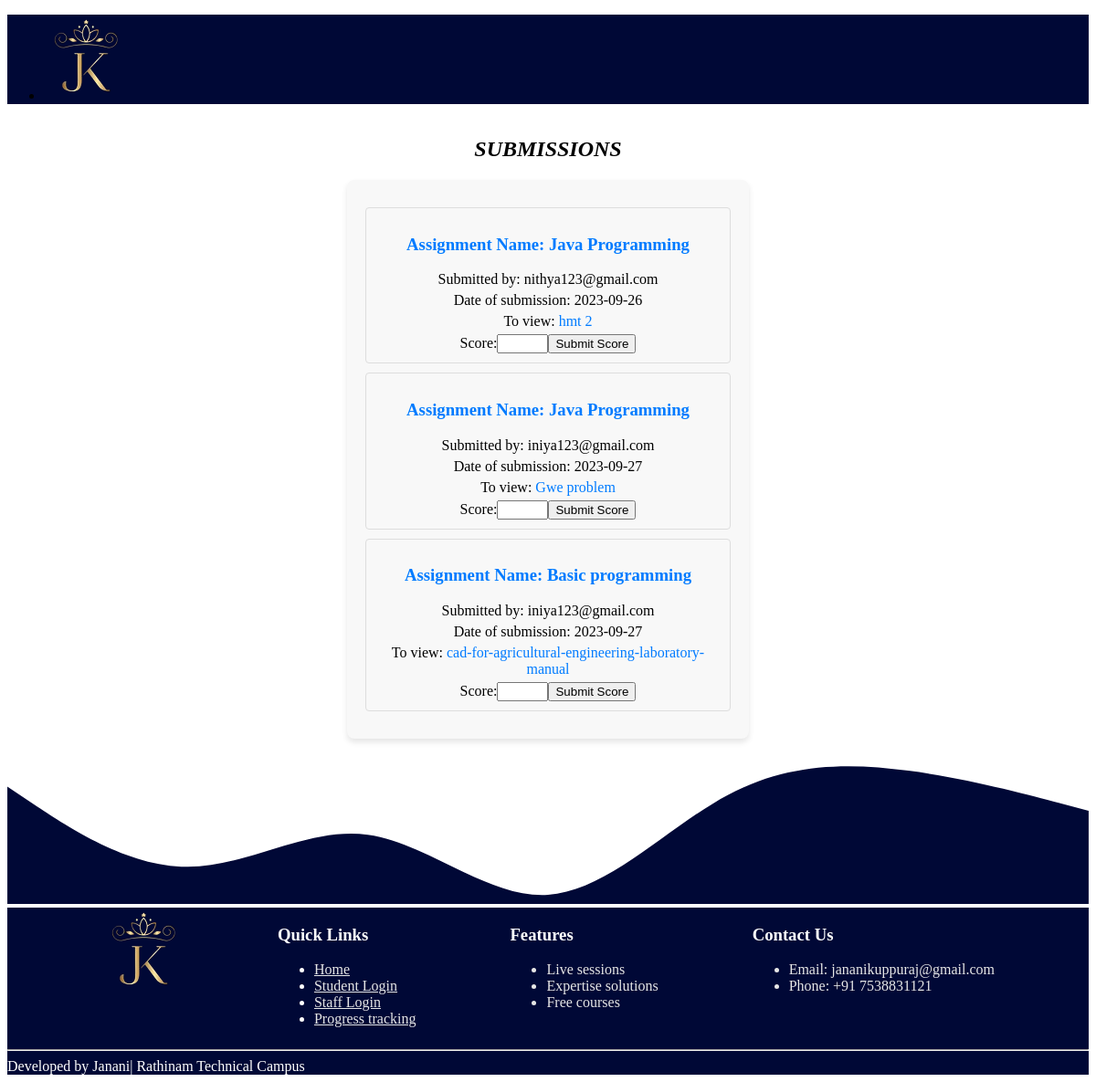
The page /adv_sub.php on the database its author committed.
### tables this page shows
CREATE TABLE `ass_sub_adv` (
  `ass_id` int(200) NOT NULL,
  `EmailAddress` varchar(50) NOT NULL,
  `ass_name` varchar(50) NOT NULL,
  `ass_doc` varchar(100) NOT NULL,
  `ass_date` date NOT NULL
);

### adv_sub.php (the view, shortened to what this page needs)
<!DOCTYPE html>
<html lang="en">
<head>
    <link rel="stylesheet" href="https://cdn.jsdelivr.net/npm/uikit@3.16.26/dist/css/uikit.min.css" />
    <link rel="stylesheet" href="style.css">
    <link rel="stylesheet" href="common.css">
    <link rel="stylesheet" href="https://cdnjs.cloudflare.com/ajax/libs/font-awesome/5.12.1/css/all.min.css">
</head>
<?php
$servername = "localhost";
$username = "root";
$password = "";
$dbname = "projects";
$conn = new mysqli($servername, $username, $password, $dbname);
$sql = "SELECT ass_name, EmailAddress, ass_doc, ass_date FROM ass_sub_adv";
$result = $conn->query($sql);
?>
<body>
    <div class="js-navbar">
        <nav class="uk-navbar-container">
            <div class="uk-container">
                <div uk-navbar>
                    <div class="uk-navbar-left">
                        <ul class="uk-navbar-nav">
                            <li class="uk-active">
                                <a href="#" class="js-text-white uk-text-bold">
                                    <img src="./assets/brandlogo.png" alt="">
                                </a>
                            </li>
                        </ul>
                    </div>
                </div>
            </div>
        </nav>
    <main>
        <div class="content-container">
            <i><h2><b>SUBMISSIONS</b></h2></i>
            <div class="card">
                <?php
               if ($result->num_rows > 0) {
                   while ($row = $result->fetch_assoc()) {
                       echo '<div class="assignment">';
                       echo '<h3>Assignment Name: ' . $row['ass_name'] . '</h3>';
                       echo '<p>Submitted by: ' . $row['EmailAddress'] . '</p>';
                       echo '<p>Date of submission: ' . $row['ass_date'] . '</p>';
                       $originalFileName = pathinfo($row['ass_doc'], PATHINFO_FILENAME);
                       echo '<p>To view: <a href="' . $row['ass_doc'] . '">' . $originalFileName . '</a></p>';
                        echo '<form action="submit_score.php" method="post">';
                        $scoreSubmitted = isset($row['score']) ? $row['score'] : '';
                        echo '<label for="score">Score:</label>';
                        if ($scoreSubmitted !== '') {
                            echo '<input type="number" name="score" id="score" min="0" max="10" value="' . $scoreSubmitted . '" readonly>';
                        } else {
                            echo '<input type="number" name="score" id="score" min="0" max="10" required>';
                        }
                        echo '<input type="submit" value="Submit Score">';
                        echo '</form>';
                       echo '</div>';
                   }
               } else {
                   echo '<p>No assignments found.</p>';
               }
               ?>
            </div>
        </div>
    </main>
    <div class="uk-section  uk-padding-small uk-padding-remove-bottom">
<footer class="lms-footer">
<div class="footer-content">
    <div class="footer-logo">
        <img src="./assets/brandlogo.png" alt="LMS Logo">
    </div>
    <div class="footer-links">
        <h3 class="text-white">Quick Links</h3>
        <ul class="uk-list uk-list-hyphen">
            <li><a href="#" class="text-cray">Home</a></li>
            <li><a href="student_login.html" class="text-cray">Student Login</a></li>
            <li><a href="staff_login.html" class="text-cray">Staff Login</a></li>
            <li><a href="#" class="text-cray">Progress tracking</a></li>
        </ul>
    </div>
    <div class="features">
        <h3 class="text-white">Features</h3>
        <ul>
            <li class="text-cray">Live sessions</li>
            <li class="text-cray">Expertise solutions</li>
            <li class="text-cray">Free courses</li>
        </ul>
    </div>
    <div class="footer-contact">
        <h3 class="text-white">Contact Us</h3>
        <ul class="uk-list uk-list-hyphen">
            <li class="text-cray">Email: jananikuppuraj@gmail.com</li>
            <li class="text-cray">Phone: +91 7538831121</li>
        </ul>
    </div>
    </div>
<hr><div class="footer-copyright uk-text-center">
    Developed by Janani| Rathinam Technical Campus
</div>
</div>
</body>
</html>

### style.css (style rules this page uses)
:root { --pink: #f51983; --white: #fff; --black: #000; --grey: #c2c2c2; --blue: #000836; --light-blue: #002866; --gold: #cca968; }
.uk-navbar-container:not(.uk-navbar-transparent) { background: var(--blue); }
.js-text-white { color: var(--white) !important; }
.lms-footer { background-color: var(--blue); color: #fff; width: 100%; }
.footer-content { max-width: 1200px; margin: 0; display: flex; flex-wrap: wrap; justify-content: space-evenly; align-items: flex-start; }
.footer-logo img { max-width: 150px; height: auto; }

### common.css (style rules this page uses)
:root { --pink: #f51983; --white: #fff; --black: #000; --grey: #c2c2c2; --blue: #000836; --light-blue: #002866; }
.text-white { color: var(--white); }
.text-cray { color: #e6e6e6; }

### adv_sub.php (style rules this page uses)
.content-container { display: flex; justify-content: center; align-items: center; min-height: 50vh; flex-direction: column; }
.card { background-color: #f8f8f8; border-radius: 8px; box-shadow: 0 4px 6px rgba(0, 0, 0, 0.1); padding: 20px; width: 400px; text-align: center; }
.card h3 { color: #007bff; }
.assignment { border: 1px solid #ddd; padding: 10px; margin: 10px 0; border-radius: 4px; }
.assignment p { margin: 5px 0; }
.assignment a { color: #007bff; text-decoration: none; }

### rows shown on the page
ass_sub_adv: ass_name "Java Programming", EmailAddress "nithya123@gmail.com", ass_date "2023-09-26", ass_doc "hmt 2"
ass_sub_adv: ass_name "Java Programming", EmailAddress "iniya123@gmail.com", ass_date "2023-09-27", ass_doc "Gwe problem"
ass_sub_adv: ass_name "Basic programming", EmailAddress "iniya123@gmail.com", ass_date "2023-09-27", ass_doc "cad-for-agricultural-engineering-laboratory-manual"
